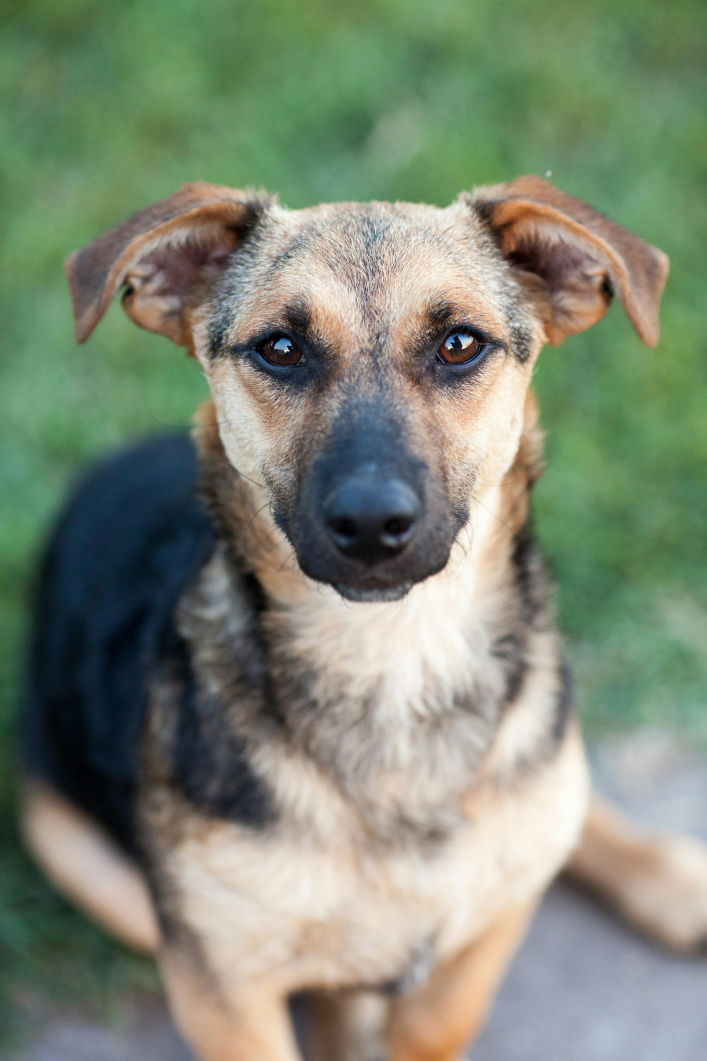
#> input picture training_data/dog014.jpg, 2828 x 4242 px (shown at 1/4 size); its folder holds only this picture in this run
$ python data_loader.py
#> lines starting #> are read from the running program, lines starting #| are printed output that depends on the picture
import os
import cv2
import numpy as np
from skimage.io import imread

# --- CONSTANTS ---
# Target size reduced to 384x384 for stable GPU training on Colab T4
TARGET_SIZE = 384
# Base directory name
DEFAULT_DATA_DIR = 'training_data'


def load_training_images(target_size=TARGET_SIZE):
    """
    Loads images from the training_data folder, resizes them to the target size,
    and handles potential Colab path issues.

    Args:
        target_size (int): The side length (W=H) for training patches.

    Returns:
        numpy.ndarray: Array of processed images (float32, normalized).
    """
#> called with target_size = 384
    image_list = []
    current_data_dir = DEFAULT_DATA_DIR

    # 1. Check if the default directory exists (e.g., if files were unzipped in /content/)
    if not os.path.exists(current_data_dir):
        # 2. If not, check the nested structure that often happens when unzipping in Colab
        colab_data_dir = 'DeepCryption/training_data'
        if os.path.exists(colab_data_dir):
            current_data_dir = colab_data_dir
            print(f"INFO: Switching data directory to nested path: {current_data_dir}")
        else:
            print(f"FATAL ERROR: Directory '{DEFAULT_DATA_DIR}' not found. Check file structure.")
            return None

    print(f"INFO: Loading images from {current_data_dir} and resizing to {target_size}x{target_size}...")

    # Iterate through all files in the directory
    for filename in os.listdir(current_data_dir):
        if filename.lower().endswith(('.png', '.jpg', '.jpeg')):
            filepath = os.path.join(current_data_dir, filename)

            try:
                # Use imread from skimage as a robust alternative
                img_rgb = imread(filepath)
#> img_rgb is the input picture: shape (4242, 2828, 3); mean R, G, B 126.1, 135.8, 117.2

                if img_rgb is not None and img_rgb.ndim == 3:
                    # Resize the image to the fixed target size
                    resized_img = cv2.resize(img_rgb, (target_size, target_size), interpolation=cv2.INTER_AREA)
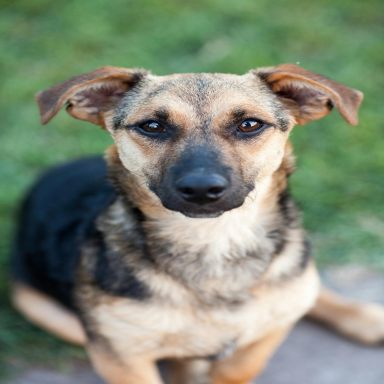
#> resized_img: shape (384, 384, 3); mean R, G, B 126.1, 135.8, 117.2

                    # Convert to float32 and normalize [0, 1]
                    normalized_img = resized_img.astype("float32") / 255.0
                    image_list.append(normalized_img)
                # Note: No 'else' block for unread images to avoid slowing down Colab output
            except Exception as e:
                # This catches files that might be corrupted or malformed images
                pass # Simply skip the file

    if not image_list:
        print("FATAL ERROR: No images loaded. Check file paths and formats.")
        return None

    # Stack all images into a single NumPy array (N, H, W, C)
    return np.array(image_list)


# If this file is run directly, it will print basic info
if __name__ == '__main__':
    data = load_training_images(TARGET_SIZE)
    if data is not None:
        print(f"Successfully loaded {len(data)} images.")
#| Successfully loaded 1 images.
        print(f"Shape of output array: {data.shape}")
#| Shape of output array: (1, 384, 384, 3)

$ run again, on training_data/dog019.jpg
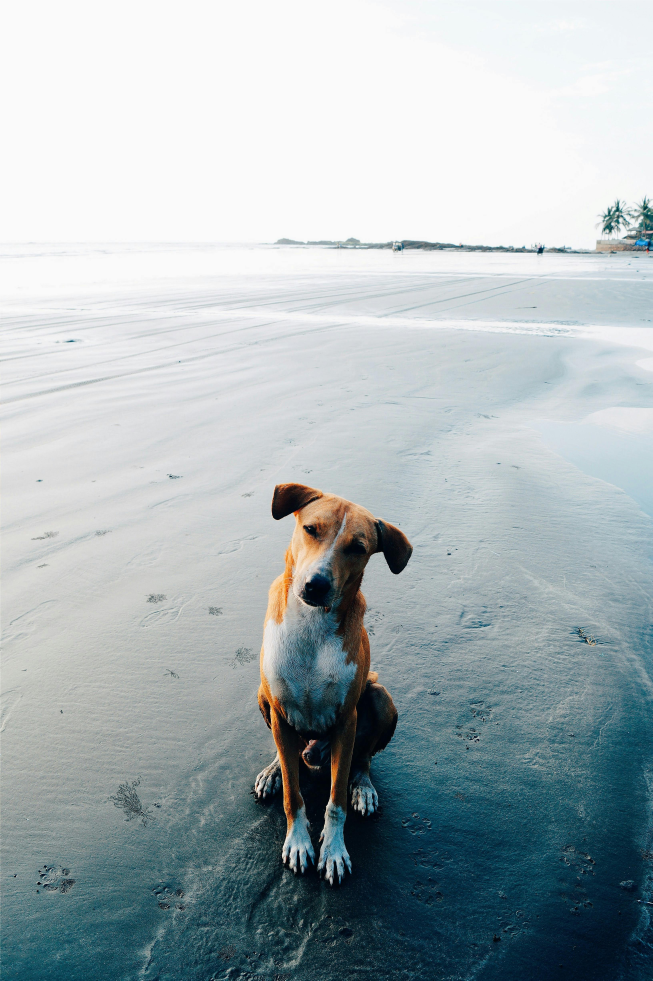
#> input picture training_data/dog019.jpg, 3263 x 4902 px (shown at 1/5 size)
#> in load_training_images, img_rgb is the input picture: shape (4902, 3263, 3); mean R, G, B 167.6, 178.7, 181.8
#> in load_training_images, `resized_img = cv2.resize(img_rgb, (target_size, target_size), interpol..`:
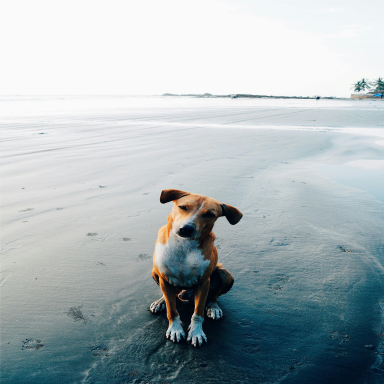
#> resized_img: shape (384, 384, 3); mean R, G, B 167.6, 178.7, 181.8
#| Successfully loaded 1 images.
#| Shape of output array: (1, 384, 384, 3)

$ run again, on training_data/dog020.jpg
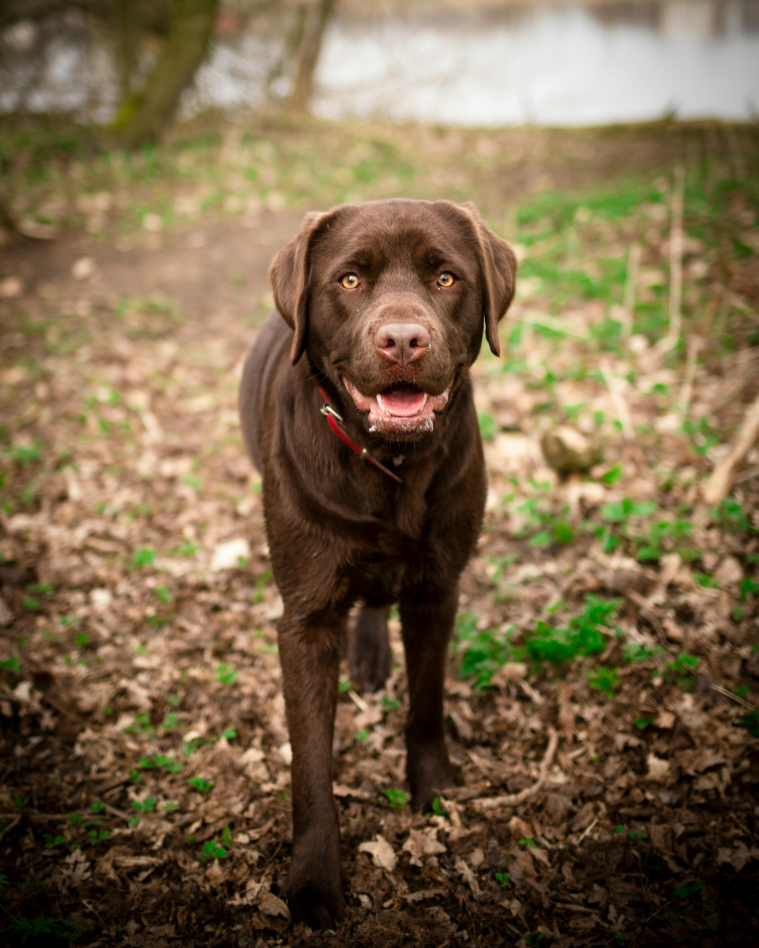
#> input picture training_data/dog020.jpg, 3792 x 4740 px (shown at 1/5 size)
#> in load_training_images, img_rgb is the input picture: shape (4740, 3792, 3); mean R, G, B 122.7, 103.2, 74.5
#> in load_training_images, `resized_img = cv2.resize(img_rgb, (target_size, target_size), interpol..`:
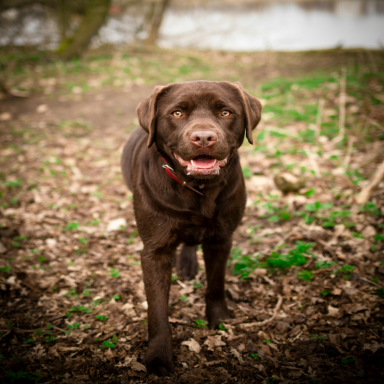
#> resized_img: shape (384, 384, 3); mean R, G, B 122.7, 103.2, 74.5
#| Successfully loaded 1 images.
#| Shape of output array: (1, 384, 384, 3)

$ run again, on training_data/dog021.jpg
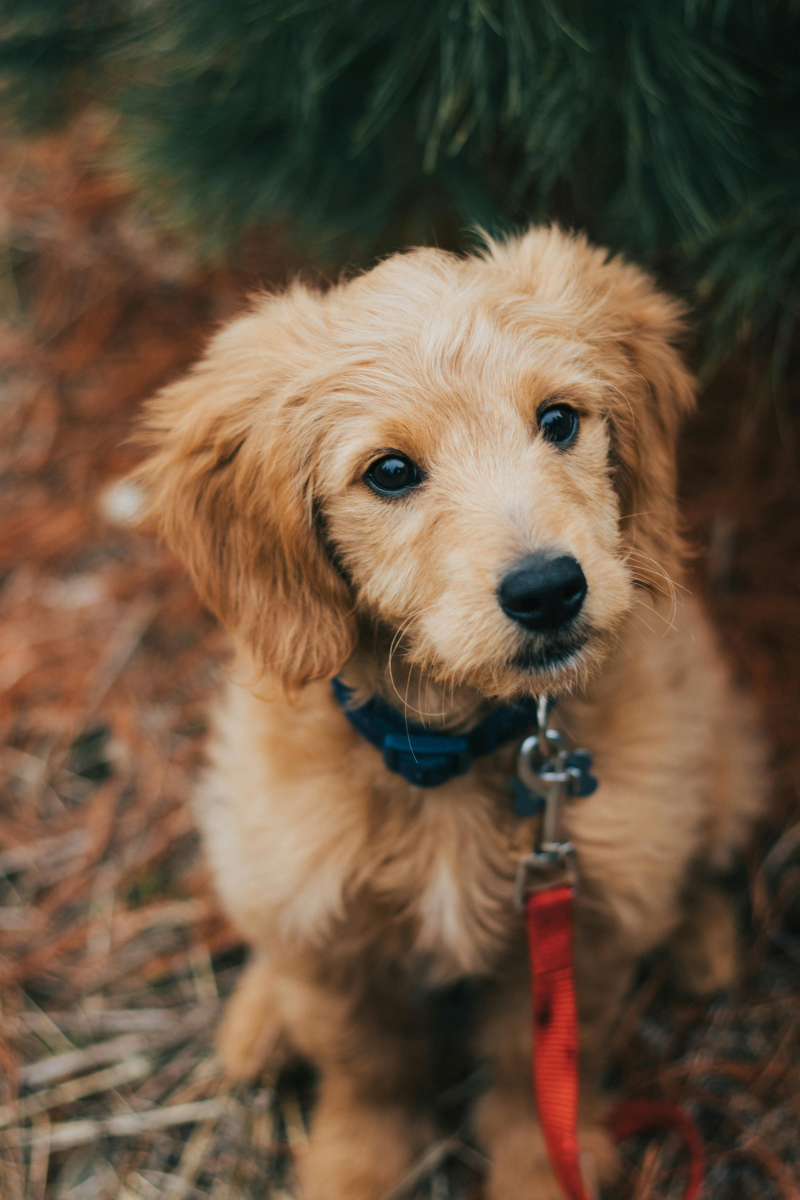
#> input picture training_data/dog021.jpg, 4000 x 6000 px (shown at 1/5 size)
#> in load_training_images, img_rgb is the input picture: shape (6000, 4000, 3); mean R, G, B 104.8, 84.3, 64.1
#> in load_training_images, `resized_img = cv2.resize(img_rgb, (target_size, target_size), interpol..`:
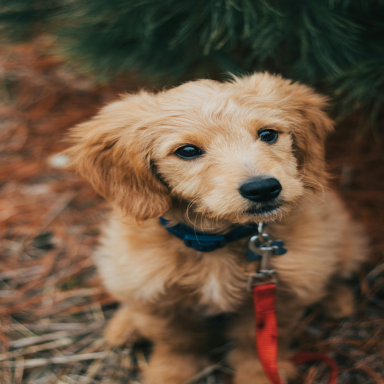
#> resized_img: shape (384, 384, 3); mean R, G, B 104.8, 84.3, 64.1
#| Successfully loaded 1 images.
#| Shape of output array: (1, 384, 384, 3)

$ run again, on training_data/dog015.jpg
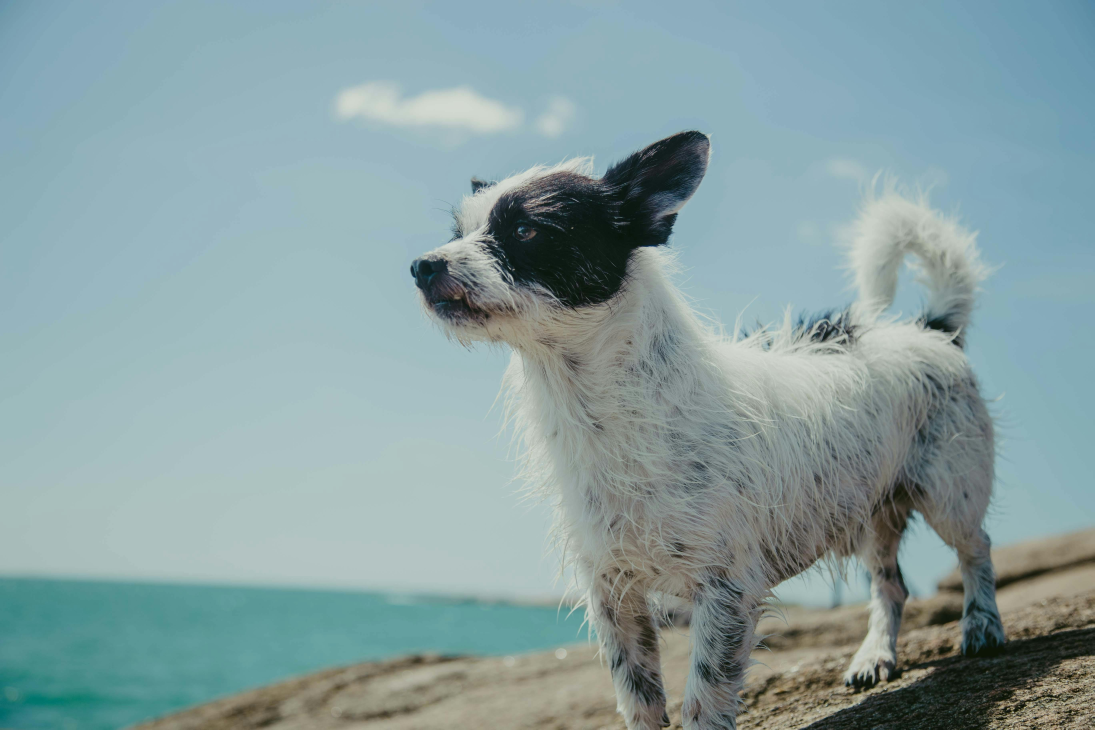
#> input picture training_data/dog015.jpg, 5472 x 3648 px (shown at 1/5 size)
#> in load_training_images, img_rgb is the input picture: shape (3648, 5472, 3); mean R, G, B 135.5, 159.1, 160.6
#> in load_training_images, `resized_img = cv2.resize(img_rgb, (target_size, target_size), interpol..`:
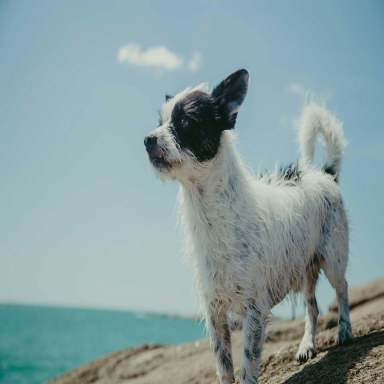
#> resized_img: shape (384, 384, 3); mean R, G, B 135.5, 159.1, 160.6
#| Successfully loaded 1 images.
#| Shape of output array: (1, 384, 384, 3)
